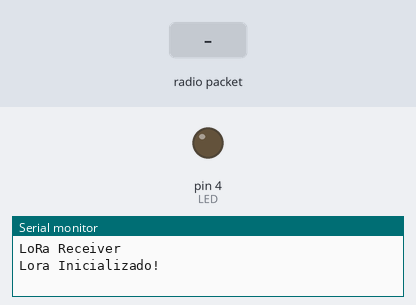
Bench run of a sketch on a simulated Arduino Uno, built with avr-gcc and run on an emulated ATmega328P. On the bench: output pins drawn as LEDs (lit = HIGH), the last lines printed to the serial monitor. The test bench sets the inputs (shaded band). No radio packets arrive unless stated.

Above: at 1.2 s.
1.3 s: radio packet "1" arrives
At 1.4 s:
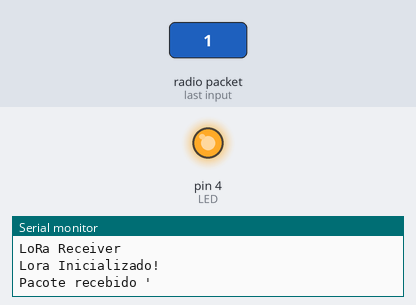
Timing chart, 0 to 4.3 s (numbered marks = the images above; inputs shaded):
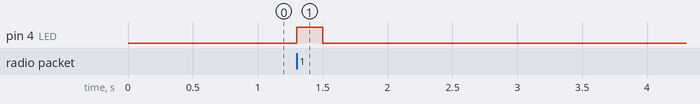

The sketch:

Receiver.ino
```cpp
#include <SPI.h>
#include <LoRa.h>

//Definindo os pinos a serem usados no transceiver
#define ss 5
#define rst 14
#define dio0 2

int LED = 4;


void setup() {
  pinMode(LED, OUTPUT);
  //Frequencia do Monitor Serial
  Serial.begin(115200);
  while (!Serial);
  Serial.println("LoRa Receiver");

  //Configurando os pinos do transceiver LoRa
  LoRa.setPins(ss, rst, dio0);

  //Frequencias do LoRa
  //433E6 for Asia
  //866E6 for Europe
  //915E6 for North America
  while (!LoRa.begin(915E6)) {
    Serial.println(".");
    delay(500);
  }
   // A palavra de sincronizacao (0xF3) serve para garantir a sincronia entre as partes
  // A palavra de sincronizacao garante que voce nao recebera mensagens de outros transmissores
  // ranges from 0-0xFF
  LoRa.setSyncWord(0xF3);
  Serial.println("Lora Inicializado!");
}

void loop() {
  // try to parse packet
  int packetSize = LoRa.parsePacket();
  if (packetSize) {
    // pacote recebido
    Serial.print("Pacote recebido '");
    digitalWrite(4, HIGH);
    delay(200);
    digitalWrite(4, LOW);


    // Ler pacote
    while (LoRa.available()) {
      String LoRaData = LoRa.readString();
      Serial.print(LoRaData);
    }

    // Mostra o RSSI do pacote
    Serial.print("' with RSSI ");
    Serial.println(LoRa.packetRssi());
  }
}
```

Measured:
- after the input at 1.3 s, pin 4 (LED): LOW → HIGH at once, → LOW 0.20 s later
